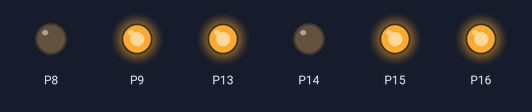
The program below on a simulated BBC micro:bit (MakeCode). Parts: output pins drawn as LEDs (lit = HIGH).

Above: at 0.1 s.
At 0.4 s:
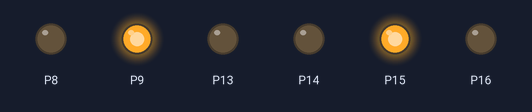
At 1.9 s:
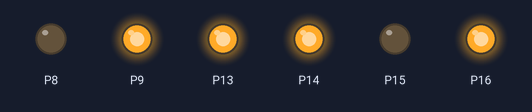
At 3.4 s:
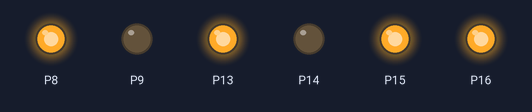
At 5.22 s:
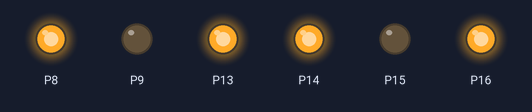
Timing chart, 0 to 5.7 s (numbered marks = the images above):
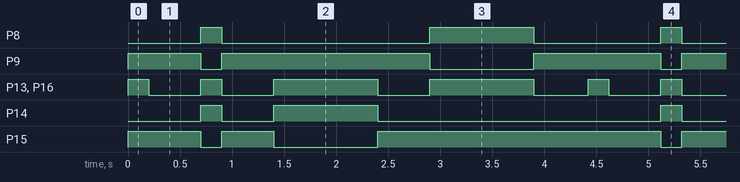

The program:

main.ts
```typescript
let 動く右 = 0
let 動く左 = 0
let P13_PWM = 0
let P16_PWM = 0
function 動く (右タイヤ: number, 左タイヤ: number) {
    if (右タイヤ >= 0) {
        pins.digitalWritePin(DigitalPin.P8, 0)
        pins.digitalWritePin(DigitalPin.P9, 1)
        動く右 = 右タイヤ
    } else {
        pins.digitalWritePin(DigitalPin.P8, 1)
        pins.digitalWritePin(DigitalPin.P9, 0)
        動く右 = 0 - 右タイヤ
    }
    if (左タイヤ >= 0) {
        pins.digitalWritePin(DigitalPin.P14, 0)
        pins.digitalWritePin(DigitalPin.P15, 1)
        動く左 = 左タイヤ
    } else {
        pins.digitalWritePin(DigitalPin.P14, 1)
        pins.digitalWritePin(DigitalPin.P15, 0)
        動く左 = 0 - 左タイヤ
    }
    P13_PWM = 1023 * (動く左 / 100)
    if (P13_PWM > 1023) {
        P13_PWM = 1023
    }
    P16_PWM = 1023 * (動く右 / 100)
    if (P16_PWM > 1023) {
        P16_PWM = 1023
    }
    pins.analogWritePin(AnalogPin.P13, P13_PWM)
    pins.analogWritePin(AnalogPin.P16, P16_PWM)
}
basic.forever(function () {
    動く(900, 900)
    basic.pause(200)
    動く(0, 0)
    basic.pause(500)
    動く(-900, -900)
    basic.pause(200)
    動く(0, 0)
    basic.pause(500)
    動く(900, -900)
    basic.pause(1000)
    動く(0, 0)
    basic.pause(500)
    動く(-900, 900)
    basic.pause(1000)
    動く(0, 0)
    basic.pause(500)
})
```

test.ts
```typescript
// テストはここに来ます。このパッケージが拡張機能として使用されるときにはコンパイルされません。
```

Measured:
- by itself, P8: repeats every 4.4 s: LOW 2.0 s, HIGH 1.0 s, LOW 1.2 s, HIGH 0.20 s
- by itself, P9: repeats every 4.4 s: LOW 0.20 s, HIGH 2.0 s, LOW 1.0 s, HIGH 1.2 s
- by itself, P13, P16: repeats every 4.4 s: LOW 0.50 s, HIGH 0.20 s, 2 × (LOW 0.50 s, HIGH 1.0 s), LOW 0.52 s, HIGH 0.20 s
- by itself, P14: repeats every 4.4 s: LOW 0.50 s, HIGH 1.0 s, LOW 2.7 s, HIGH 0.20 s
- by itself, P15: repeats every 4.4 s: LOW 0.20 s, HIGH 0.50 s, LOW 1.0 s, HIGH 2.7 s
